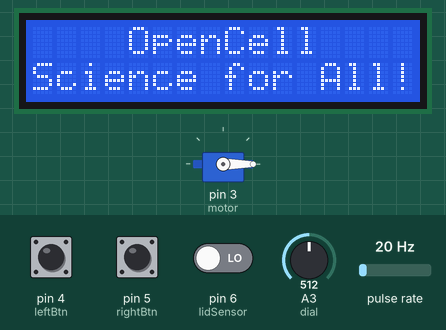
Recording of a sketch running on a simulated Arduino Uno, built with avr-gcc and run on an emulated ATmega328P. On the bench: 16×2 character LCD, servo. Wiring (inferred from the names in the program): pulse sensor: data pin 2. Inputs (shaded band) come from the test bench; at power-on: pin 5 (rightBtn) HIGH, A3 (dial) = 512, pin 4 (leftBtn) HIGH, pin 6 (lidSensor) LOW, pulse rate 20 Hz. What the sketch prints to the serial monitor is not drawn.

Above: at 2.2 s.
2.3 s: pin 5 (rightBtn) pulled LOW for 3.2 s
At 8.2 s:
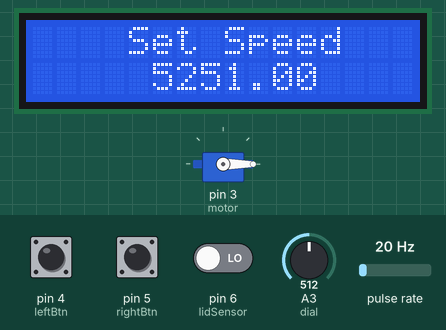
8.5 s: pin 5 (rightBtn) pulled LOW for 0.15 s
At 10.3 s:
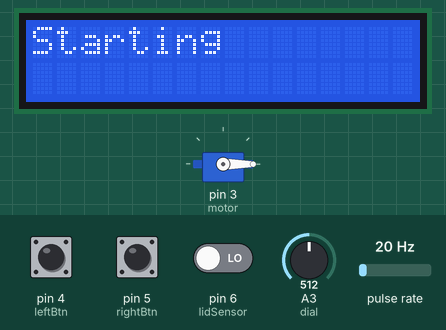
11.6 s: pin 5 (rightBtn) pulled LOW for 1 s
At 12.0 s:
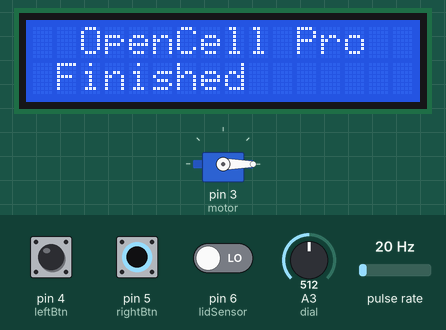
15.6 s: pin 5 (rightBtn) pulled LOW for 0.15 s
At 17.1 s:
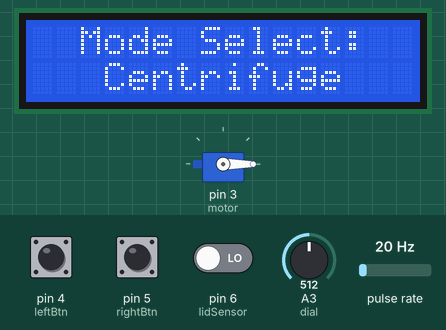
18.1 s: A3 (dial) set to 427
19.6 s: A3 (dial) set to 394
At 20.3 s:
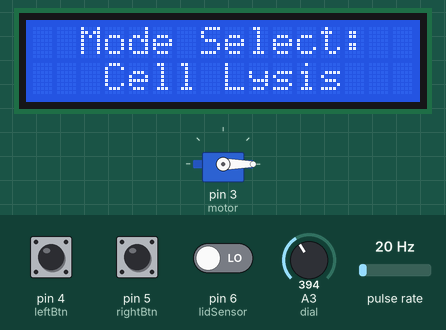
Timing chart, 0 to 22.1 s (numbered marks = the images above; inputs shaded):
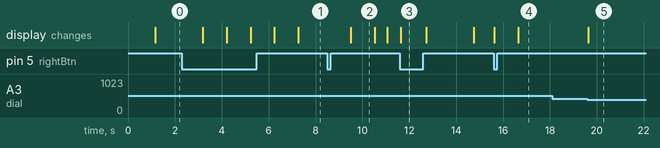

The sketch:

OpenCell_PID.ino
```cpp
//OPENCELL PID CODE
//BhamlaLab - Georgia Institute of Technology
//Aryan Gupta

//USING CODE ADAPTED FROM https://www.youtube.com/watch?v=u2uJMJWsfsg
/*
  This verion of the code is reccomended for experienced programmers. A PID allows for accurate and precise control.
  A PID must be tuned and improper implementation can lead to instability, component damage, and overheating.
  We reccomend a low Kp value and a slightly overdamped system.
*/

#include <Servo.h>
#include <Wire.h>
#include <LiquidCrystal_I2C.h>
#define rightBtn 5
#define leftBtn 4
#define dial A3
#define tach 2
#define motor 3
#define lidSensor 6
float Kp = 0;
float Ki = 0;
float Kd = 0;
float Kc = 0;
float FF = 0;

float Kpc = 0;
float Kic = 0;
float Kdc = 0;
float Kcc = 0;
float FFc = 0;

float rateLimiter = 100;
int mode = 0;
LiquidCrystal_I2C lcd(0x27, 16, 2);
Servo esc;
int potValue;
unsigned long lastTime_print = 0;


const byte PulsesPerRevolution = 2;  // Set how many pulses there are on each revolution. Default: 2.
const unsigned long ZeroTimeout = 200000;
const byte numReadings = 2;

volatile unsigned long LastTimeWeMeasured;
volatile unsigned long PeriodBetweenPulses = ZeroTimeout + 1000;
volatile unsigned long PeriodAverage = ZeroTimeout + 1000;
unsigned long FrequencyRaw;
unsigned long FrequencyReal;
unsigned long RPM;
unsigned int PulseCounter = 1;

unsigned long PeriodSum;
unsigned long LastTimeCycleMeasure = LastTimeWeMeasured;

unsigned long CurrentMicros = micros();

unsigned int AmountOfReadings = 1;

unsigned int ZeroDebouncingExtra;


unsigned long readings[numReadings];
unsigned long readIndex;
unsigned long total;
unsigned long average;

void setup()  // Start of setup:
{
  pinMode(rightBtn, INPUT_PULLUP);
  pinMode(leftBtn, INPUT_PULLUP);
  pinMode(dial, INPUT);
  Serial.begin(9600);
  attachInterrupt(digitalPinToInterrupt(tach), Pulse_Event, FALLING);

  lcd.begin();
  lcd.backlight();
  lcd.clear();
  esc.attach(motor, 1000, 2000);
  esc.writeMicroseconds(1000);
  delay(1000);

}  // End of setup.


void loop()  // Start of loop:
{
  homogenize();
}


void updateLCD(int power, int timeLeft) {
  if ((millis() - lastTime_print) >= 500) {
    int pwr = map(power, 1000, 1400, 0, 100);
    lastTime_print = millis();
    lcd.clear();
    lcd.setCursor(0, 0);
    lcd.print("Time: ");
    lcd.setCursor(10, 0);
    lcd.print(timeLeft);
    lcd.setCursor(0, 1);
    lcd.print("RPM:");
    lcd.print(average);
    lcd.setCursor(9, 1);
    lcd.print("P:");
    lcd.print(pwr);
    // Serial.print("Period: ");
    // Serial.print(PeriodBetweenPulses);
    // Serial.print("\tReadings: ");
    // Serial.print(AmountOfReadings);
    // Serial.print("\tFrequency: ");
    // Serial.print(FrequencyReal);
    // Serial.print("\tRPM: ");
    // Serial.print(RPM);
    // Serial.print("\tTachometer: ");
    // Serial.println(average);

  }
}

void initializeOpenCell() {
  lcd.clear();
  lcd.setCursor(4, 0);
  lcd.print("OpenCell");
  lcd.setCursor(0, 1);
  lcd.print("Science for All!");
  delay(2000);
}


void startScreen() {
  lcd.clear();
  lcd.setCursor(4, 0);
  lcd.print("OpenCell");
  lcd.setCursor(1, 1);
  lcd.print("Press To Start");
}

void modeSelect() {
  lcd.clear();
  lcd.setCursor(2,0);
  lcd.print("Mode Select:");
  lcd.setCursor(1,1);
}


void setTime() {
  lcd.clear();
  lcd.setCursor(4, 0);
  lcd.print("Set Time");
  lcd.setCursor(1, 1);
}

void setSpeed() {
  lcd.clear();
  lcd.setCursor(4, 0);
  lcd.print("Set Speed");
  lcd.setCursor(1, 1);
}


int runHomogenizer(float duration, float runSpeed) {
  lcd.clear();
  lcd.setCursor(0,0);
  lcd.print("Starting");
  delay(1000);
  float msTime = duration * 1000 * 60;
  long startTime = millis();
  long endTime = startTime + msTime;
  int timeElapsed = 0;
  int printTime = 0;
  float error = 0;
  float cumulativeError = 0;
  float deltaError = 0;
  float lastError = 0;
  float outputValue = 0;

  if(mode == 2){
    Kp = Kpc;
    Ki = Kic;
    Kd = Kdc;
    Kc = Kcc;
    FF = FFc;
  }
  float lastOutput = 1000;
  while (millis() < endTime) {

    error = runSpeed - average;
    cumulativeError += error;

    deltaError = error - lastError;
    lastError = error;

    outputValue = Kp*error + Ki*cumulativeError + Kd*deltaError + (runSpeed*Kc + FF);;

    if(outputValue > lastOutput + rateLimiter){
      outputValue = lastOutput + rateLimiter;
    }
    else if(outputValue < lastOutput - rateLimiter){
      outputValue = lastOutput - rateLimiter;
    }

    lastOutput = outputValue;
    Serial.print("error: ");
    Serial.print(error);

    Serial.print(", CE: ");
    Serial.print(cumulativeError);

    Serial.print(", DE: ");
    Serial.print(deltaError);


    if(outputValue < 1000) outputValue = 1000;
    if(outputValue > 1400) outputValue = 1400;
    Serial.print(", Output:");
    Serial.println(outputValue);
    if((digitalRead(rightBtn) == 0) || (digitalRead(leftBtn) == 0)){
      esc.writeMicroseconds(0);
      endTime = 0;
    }
    if(digitalRead(lidSensor) < 1) {
      esc.writeMicroseconds(outputValue);
    }
    else{
       esc.writeMicroseconds(0);
       //endTime = 0;
    }

    printTime = (endTime - millis()) / 1000;
    updateLCD(outputValue, printTime);
    checkSpeed();
  }
  esc.write(0);
  lcd.clear();
  lcd.setCursor(2, 0);
  lcd.print("OpenCell Pro");
  lcd.setCursor(1, 1);
  lcd.print("Finished");
  delay(1000);
}


int homogenize() {
  int  pwmOut = 0;
  bool timeSet = false;
  bool speedSet = false;
  bool modeSet = false;

  float runTime;
  float runSpeed;

  lcd.begin();
  lcd.backlight();
  lcd.setCursor(1, 0);
  initializeOpenCell();
  startScreen();

  while (digitalRead(rightBtn) == 1) {}

  //SET MODE
  modeSelect();
  delay(1000);
  while(modeSet == false) {
    potValue = analogRead(A3);
    potValue = map(potValue, 0, 1023, 0, 10);
    if(potValue > 3) {
      mode = 2;
      lcd.setCursor(3,1);
      lcd.print("Centrifuge");
    }
    else{
      mode = 1;
      lcd.setCursor(3,1);
      lcd.print("Cell Lysis");
    }

    if(digitalRead(rightBtn) == 0){
      modeSet = true;
    }

  }

  //SET RUN TIME

  setTime();
  delay(1000);
  while (timeSet == false) {
    potValue = analogRead(A3);
    potValue = map(potValue,0,1023, 0, 80);
    float timer = potValue / 8.00;
    lcd.setCursor(5, 1);
    lcd.print(timer);
    if (digitalRead(rightBtn) == 0) {
      runTime = timer;
      timeSet = true;
    }
  }

  //SET RUN SPEED
  delay(1000);
  setSpeed();
  delay(1000);
  while (speedSet == false) {
    potValue = analogRead(A3);
    if(mode == 2) runSpeed = map(potValue,0,1023, 3500, 7000);
    if(mode == 1) runSpeed = map(potValue,0,1023, 500, 1250);
    lcd.setCursor(5, 1);
    lcd.print(runSpeed);
    if (digitalRead(rightBtn) == 0) {
      speedSet = true;
    }
  }
  delay(1000);


  //RUN HOMOGENIZER
  runHomogenizer(runTime, runSpeed);
}

void checkSpeed() {
  LastTimeCycleMeasure = LastTimeWeMeasured;
  CurrentMicros = micros();
  if (CurrentMicros < LastTimeCycleMeasure)
  {
    LastTimeCycleMeasure = CurrentMicros;
  }

  FrequencyRaw = 10000000000 / PeriodAverage;

  if (PeriodBetweenPulses > ZeroTimeout - ZeroDebouncingExtra || CurrentMicros - LastTimeCycleMeasure > ZeroTimeout - ZeroDebouncingExtra)
  {
    FrequencyRaw = 0;
    ZeroDebouncingExtra = 2000;
  }
  else
  {
    ZeroDebouncingExtra = 0;
  }

  FrequencyReal = FrequencyRaw / 10000;
  RPM = FrequencyRaw / PulsesPerRevolution * 60;
  RPM = RPM / 10000;


  total = total - readings[readIndex];
  readings[readIndex] = RPM;
  total = total + readings[readIndex];
  readIndex = readIndex + 1;

  if (readIndex >= numReadings) readIndex = 0;

  // Calculate the average:
  average = total / numReadings;

}


void Pulse_Event()  // The interrupt runs this to calculate the period between pulses:
{
  PeriodBetweenPulses = micros() - LastTimeWeMeasured;
  LastTimeWeMeasured = micros();

  if (PulseCounter >= AmountOfReadings)
  {
    PeriodAverage = PeriodSum / AmountOfReadings;
    PulseCounter = 1;
    PeriodSum = PeriodBetweenPulses;

    int RemapedAmountOfReadings = map(PeriodBetweenPulses, 40000, 5000, 1, 10);
    RemapedAmountOfReadings = constrain(RemapedAmountOfReadings, 1, 10);
    AmountOfReadings = RemapedAmountOfReadings;
  }
  else
  {
    PulseCounter++;
    PeriodSum = PeriodSum + PeriodBetweenPulses;
  }

}
```

Measured:
- the behaviour switches between 410 and 409 on A3 (dial) (found by bisection; images 4 and 5)
- after the input at 2.3 s, the display: first changes after 0.90 s (image 1 shows a later state)
- after the input at 8.5 s, the display: changes after 1.0 s (image 2)
- after the input at 11.6 s, the display: changes at once (image 3)
- after the input at 15.6 s, the display: first changes at once (image 4 shows a later state)
- after the input at 18.1 s, every drawn part: stays the same
- after the input at 19.6 s, the display: changes at once (image 5)
- what the display in image 2 shows lasts 1.0 s, from 9.5 s to 10.5 s
